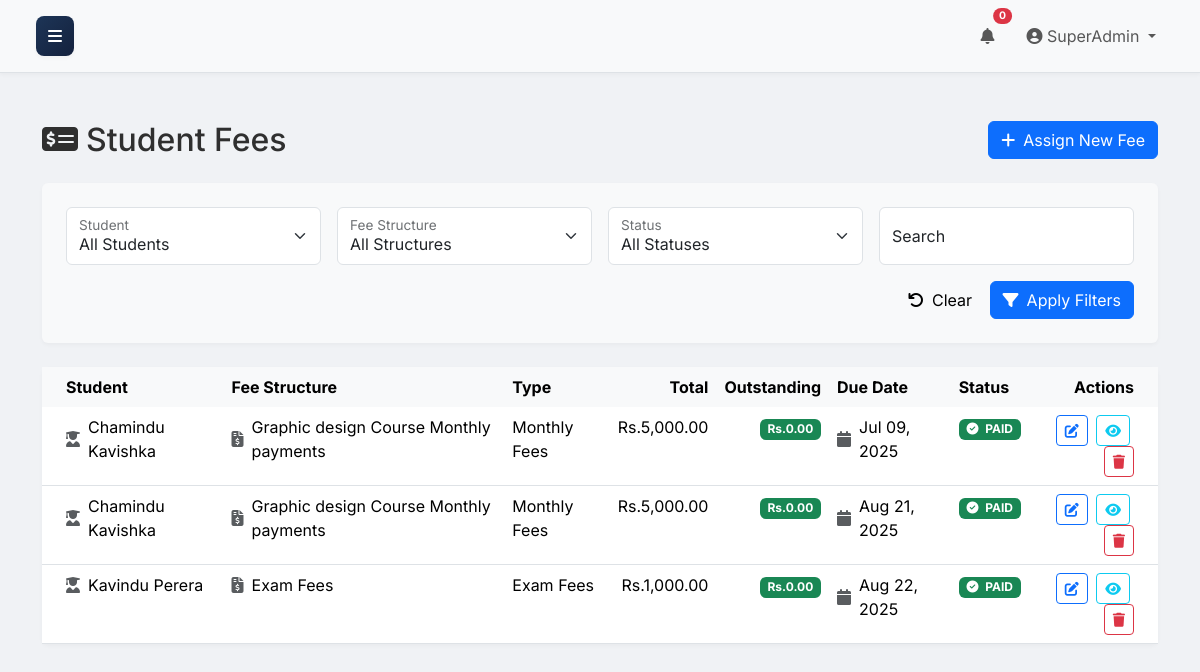
The page /fees/list.php (signed in) on the database its author committed.
### tables this page shows
CREATE TABLE `student_fees` (
  `id` int(11) NOT NULL,
  `student_id` int(11) NOT NULL,
  `structure_id` int(11) NOT NULL,
  `total_amount` decimal(10,2) NOT NULL,
  `outstanding_amount` decimal(10,2) NOT NULL,
  `due_date` date DEFAULT NULL,
  `status` enum('pending','partial','paid','overdue','cancelled','void') DEFAULT 'pending',
  `created_at` timestamp NOT NULL DEFAULT current_timestamp(),
  `notes` text DEFAULT NULL
);

CREATE TABLE `students` (
  `id` int(11) NOT NULL,
  `user_id` int(11) DEFAULT NULL,
  `student_id` varchar(255) NOT NULL,
  `first_name` varchar(255) NOT NULL,
  `last_name` varchar(255) NOT NULL,
  `dob` date NOT NULL,
  `gender` enum('M','F','O') NOT NULL,
  `year` int(11) NOT NULL,
  `address` text DEFAULT NULL,
  `contact_no` varchar(255) DEFAULT NULL,
  `status` enum('active','deleted') NOT NULL DEFAULT 'active',
  `created_at` timestamp NOT NULL DEFAULT current_timestamp(),
  `parent_user_id` int(11) DEFAULT NULL
);

CREATE TABLE `fee_structures` (
  `id` int(11) NOT NULL,
  `title` varchar(150) NOT NULL,
  `type_id` int(11) NOT NULL,
  `amount` decimal(10,2) NOT NULL,
  `applicable_class` varchar(50) DEFAULT NULL,
  `applicable_year` int(11) DEFAULT NULL,
  `created_at` timestamp NOT NULL DEFAULT current_timestamp()
);

CREATE TABLE `fee_types` (
  `id` int(11) NOT NULL,
  `name` varchar(100) NOT NULL,
  `description` text DEFAULT NULL,
  `created_at` timestamp NOT NULL DEFAULT current_timestamp()
);

### config/utils.php (called while the page is built, shortened)
<?php
function has_role($role_name) {
    return isset($_SESSION['role_name']) && $_SESSION['role_name'] === $role_name;
}
?>

### public/fees/list.php (the view, shortened to what this page needs)
<?php
require_once '../includes/header.php';
$pdo = get_pdo_connection();
$student_fees = [];
$records_per_page = 10;
$current_page = isset($_GET['page']) ? (int)$_GET['page'] : 1;
$offset = ($current_page - 1) * $records_per_page;
$search_query = $_GET['search'] ?? '';
$sql_base = "SELECT sf.id, sf.total_amount, sf.outstanding_amount, sf.due_date, sf.status,
                    s.first_name, s.last_name,
                    fs.title AS structure_title, ft.name AS fee_type_name
             FROM student_fees sf
             JOIN students s ON sf.student_id = s.id
             JOIN fee_structures fs ON sf.structure_id = fs.id
             JOIN fee_types ft ON fs.type_id = ft.id
             WHERE 1=1";
$params = [];
$sql = $sql_base . " ORDER BY sf.due_date ASC, s.last_name ASC LIMIT ? OFFSET ?";
$params[] = $records_per_page;
$params[] = $offset;
try {
    $stmt = $pdo->prepare($sql);
    $stmt->execute($params);
    $student_fees = $stmt->fetchAll(PDO::FETCH_ASSOC);
} catch (PDOException $e) {
    set_message('error', 'Database error fetching student fees: ' . $e->getMessage());
}
?>
    <div class="container mt-4">
        <div class="row align-items-center mb-4">
            <div class="col">
                <h2 class="mb-0">
                    <i class="fas fa-money-check-alt me-2"></i>Student Fees
                </h2>
            </div>
            <?php if (has_role('admin')): ?>
            <div class="col-auto">
                <a href="assign.php" class="btn btn-primary">
                    <i class="fas fa-plus me-2"></i>Assign New Fee
                </a>
            </div>
            <?php endif; ?>
        </div>
        <div class="card shadow-sm mb-4">
            <div class="card-body">
                <form method="GET" action="list.php">
                    <div class="row g-3">
                        <div class="col-md-3">
                            <div class="form-floating">
                                <select class="form-select" id="student_id" name="student_id">
                                    <option value="">All Students</option>
                                </select>
                                <label for="student_id">Student</label>
                            </div>
                        </div>
                        <div class="col-md-3">
                            <div class="form-floating">
                                <select class="form-select" id="structure_id" name="structure_id">
                                    <option value="">All Structures</option>
                                </select>
                                <label for="structure_id">Fee Structure</label>
                            </div>
                        </div>
                        <div class="col-md-3">
                            <div class="form-floating">
                                <select class="form-select" id="status" name="status">
                                    <option value="">All Statuses</option>
                                </select>
                                <label for="status">Status</label>
                            </div>
                        </div>
                        <div class="col-md-3">
                            <div class="form-floating">
                                <input type="text" class="form-control" id="search" name="search" value="<?php echo htmlspecialchars($search_query); ?>" placeholder="Search">
                                <label for="search">Search</label>
                            </div>
                        </div>
                        <div class="col-12 text-end">
                            <a href="list.php" class="btn btn-light">
                                <i class="fas fa-undo me-2"></i>Clear
                            </a>
                            <button type="submit" class="btn btn-primary">
                                <i class="fas fa-filter me-2"></i>Apply Filters
                            </button>
                        </div>
                    </div>
                </form>
            </div>
        </div>
        <?php if (empty($student_fees)): ?>
            <div class="card shadow-sm">
                <div class="card-body text-center py-5">
                    <i class="fas fa-money-bill-wave fa-3x text-muted mb-3"></i>
                    <h5 class="text-muted">No student fees found matching your criteria.</h5>
                </div>
            </div>
        <?php else: ?>
            <div class="card shadow-sm">
                <div class="table-responsive">
                    <table class="table table-hover mb-0">
                        <thead class="table-light">
                            <tr>
                                <th class="border-0 ps-4">Student</th>
                                <th class="border-0">Fee Structure</th>
                                <th class="border-0">Type</th>
                                <th class="border-0 text-end">Total</th>
                                <th class="border-0 text-end">Outstanding</th>
                                <th class="border-0">Due Date</th>
                                <th class="border-0">Status</th>
                                <th class="border-0 text-end pe-4">Actions</th>
                            </tr>
                        </thead>
                        <tbody>
                            <?php foreach ($student_fees as $fee): ?>
                                <tr>
                                    <td class="ps-4">
                                        <div class="d-flex align-items-center">
                                            <i class="fas fa-user-graduate text-muted me-2"></i>
                                            <?php echo htmlspecialchars($fee['first_name'] . ' ' . $fee['last_name']); ?>
                                        </div>
                                    </td>
                                    <td>
                                        <div class="d-flex align-items-center">
                                            <i class="fas fa-file-invoice-dollar text-muted me-2"></i>
                                            <?php echo htmlspecialchars($fee['structure_title']); ?>
                                        </div>
                                    </td>
                                    <td><?php echo htmlspecialchars($fee['fee_type_name']); ?></td>
                                    <td class="text-end">Rs.<?php echo number_format($fee['total_amount'], 2); ?></td>
                                    <td class="text-end">
                                        <span class="badge <?php
                                            echo $fee['outstanding_amount'] <= 0 ? 'bg-success' :
                                                ($fee['outstanding_amount'] < $fee['total_amount'] ? 'bg-warning' : 'bg-danger');
                                        ?>">
                                            Rs.<?php echo number_format($fee['outstanding_amount'], 2); ?>
                                        </span>
                                    </td>
                                    <td>
                                        <div class="d-flex align-items-center">
                                            <i class="fas fa-calendar text-muted me-2"></i>
                                            <?php
                                                $due_date = new DateTime($fee['due_date']);
                                                echo $due_date->format('M d, Y');
                                            ?>
                                        </div>
                                    </td>
                                    <td>
                                        <span class="badge <?php
                                            echo $fee['status'] === 'paid' ? 'bg-success' :
                                                ($fee['status'] === 'partial' ? 'bg-warning' :
                                                ($fee['status'] === 'overdue' ? 'bg-danger' : 'bg-secondary'));
                                        ?> text-uppercase">
                                            <i class="fas <?php
                                                echo $fee['status'] === 'paid' ? 'fa-check-circle' :
                                                    ($fee['status'] === 'partial' ? 'fa-clock' :
                                                    ($fee['status'] === 'overdue' ? 'fa-exclamation-circle' : 'fa-hourglass-start'));
                                            ?> me-1"></i>
                                            <?php echo htmlspecialchars(ucfirst($fee['status'])); ?>
                                        </span>
                                    </td>
                                    <td class="text-end pe-4">
                                        <?php if (has_role('admin')): ?>
                                            <a href="edit.php?id=<?php echo htmlspecialchars($fee['id']); ?>"
                                               class="btn btn-sm btn-outline-primary me-1"
                                               title="Edit">
                                                <i class="fas fa-edit"></i>
                                            </a>
                                            <a href="view.php?id=<?php echo htmlspecialchars($fee['id']); ?>"
                                               class="btn btn-sm btn-outline-info me-1"
                                               title="View Payments">
                                                <i class="fas fa-eye"></i>
                                            </a>
                                            <button type="button"
                                                    class="btn btn-sm btn-outline-danger"
                                                    onclick="if(confirm('Are you sure you want to delete this assigned fee? This will also delete associated payments.')) window.location.href='delete.php?id=<?php echo htmlspecialchars($fee['id']); ?>';"
                                                    title="Delete">
                                                <i class="fas fa-trash"></i>
                                            </button>
                                        <?php endif; ?>
                                    </td>
                                </tr>
                            <?php endforeach; ?>
                        </tbody>
                    </table>
                </div>
            </div>
        <?php endif; ?>
    </div>

### public/assets/css/style.css (style rules this page uses)
html, body { height: 100%; margin: 0; padding: 0; }
:root { --primary-green: #1b4332; --accent-green: #2d6a4f; --light-green: #b7e4c7; --dark-green: #081c15; --professional-blue: #1d3557; --dark-blue: #14213d; --light-gray: #f0f2f5; --medium-gray: #6c757d; --border-color: #dee2e6; --primary: #1d3557; --primary-subtle: #e6eaf0; --success: #2d6a4f; --success-subtle: #e7f2ed; --warning: #ca6702; --warning-subtle: #fff1e6; --info: #184e77; --info-subtle: #e6eff4; --danger: #9b2226; --danger-subtle: #f8e7e7; --secondary: #4a4e69; --secondary-subtle: #ecedf2; --bg-dark: #f0f2f5; --card-bg: #f8f9fa; --timeline-bg: rgba(0, 0, 0, 0.03); --bg-dark: #f0f2f5; --sidebar-width: 250px; --sidebar-collapsed-width: 70px; --sidebar-transition: 0.3s; --shadow-sm: 0 .125rem .25rem rgba(0,0,0,.035); --shadow-md: 0 .5rem 1rem rgba(0,0,0,.05); --shadow-lg: 0 1rem 3rem rgba(0,0,0,.075); }
body { font-family: 'Inter', sans-serif; background-color: var(--bg-dark); overflow-x: hidden; color: #2f2f2f; }
.card { background: var(--card-bg); border: none; box-shadow: 0 2px 6px rgba(0, 0, 0, 0.04); }
.card .card-body { padding: 1.5rem; }
.shadow-sm { box-shadow: var(--shadow-sm) !important; }
@media (min-width: 992px) { body { overflow-x: hidden; } }

### rows shown on the page
student_fees: student.last_name "Chamindu Kavishka", structure.title "Graphic design Course Monthly payments", fee_types.name "Monthly Fees", total_amount "5,000.00", outstanding_amount "0.00", due_date "Jul 09, 2025", status "PAID"
student_fees: student.last_name "Chamindu Kavishka", structure.title "Graphic design Course Monthly payments", fee_types.name "Monthly Fees", total_amount "5,000.00", outstanding_amount "0.00", due_date "Aug 21, 2025", status "PAID"
student_fees: student.last_name "Kavindu Perera", structure.title "Exam Fees", fee_types.name "Exam Fees", total_amount "1,000.00", outstanding_amount "0.00", due_date "Aug 22, 2025", status "PAID"

### other values the page prints
$_SESSION['username'] "SuperAdmin"
